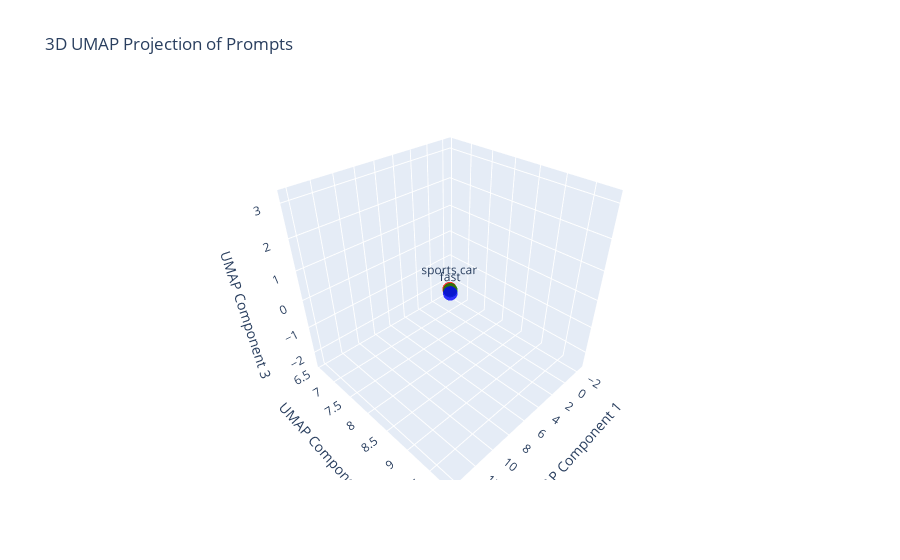

This figure's notebook cell:
### Code cell
# plot the 3 prompts in 3D with plotly  in a scatter plot
import plotly.graph_objects as go
# add the function to plot the prompts in 3D with the label
def plot_prompts_3d(prompts, colors, captions=None):
    fig = go.Figure(data=[go.Scatter3d(
        x=prompts[:, 0],
        y=prompts[:, 1],
        z=prompts[:, 2],
        mode='markers+text',
        marker=dict(
            size=5,
            color=colors,  # Use the provided colors
            opacity=0.8
        ),
        text=captions,  # Add captions as text labels
        textposition='top center'
    )])
    fig.update_layout(
        scene=dict(
            xaxis_title='UMAP Component 1',
            yaxis_title='UMAP Component 2',
            zaxis_title='UMAP Component 3'
        ),
        title='3D UMAP Projection of Prompts'
    )
    fig.show()



# Prepare the prompts for plotting
prompts = torch.stack([prompt.squeeze(), prompt_1.squeeze(), prompt_2.squeeze(), ])
prompts_umap = clip_mapper.transform(prompts.cpu().numpy())
# Define colors for the prompts
colors = ['red', 'green', 'blue', 'orange']  # Colors for each prompt
# define the captions
captions = ['sports car', 'car', 'fast', 'vehicle']
# Plot the prompts in 3D
plot_prompts_3d(prompts_umap, colors, captions)

### Figure 1 — Plotly figure (JSON) as saved in the notebook; plotly's stock layout.template omitted (floating-point values rounded to 4 significant figures)
{"data": [{"marker": {"color": ["red", "green", "blue"], "opacity": 0.8, "size": 5}, "mode": "markers+text", "text": ["sports car", "car", "fast"], "textposition": "top center", "type": "scatter3d", "x": [14.13, -2.449, 14.17], "y": [9.796, 6.561, 9.814], "z": [3.165, -2.434, 3.095]}], "layout": {"scene": {"xaxis": {"title": {"text": "UMAP Component 1"}}, "yaxis": {"title": {"text": "UMAP Component 2"}}, "zaxis": {"title": {"text": "UMAP Component 3"}}}, "title": {"text": "3D UMAP Projection of Prompts"}}}
